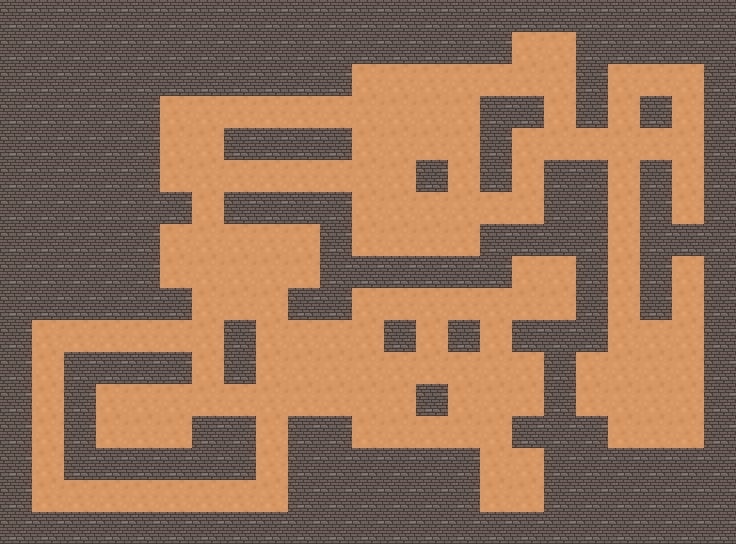

Tiled map render using the project's own tile images. Description and the whole map definition, tile-layer contents included, below:
An orthogonal 23x17 tile map with 32x32 px tiles, 1 tile layer (Прошарок плиток 1).

<map version="1.10" tiledversion="1.10.2" orientation="orthogonal" renderorder="left-up" width="23" height="17" tilewidth="32" tileheight="32" infinite="0" nextlayerid="2" nextobjectid="1">
 <tileset firstgid="1" source="Підлога.tsx" />
 <layer id="1" name="Прошарок плиток 1" width="23" height="17">
  <data encoding="csv">
2,2,2,2,2,2,2,2,2,2,2,2,2,2,2,2,2,2,2,2,2,2,2,
2,2,2,2,2,2,2,2,2,2,2,2,2,2,2,2,1,1,2,2,2,2,2,
2,2,2,2,2,2,2,2,2,2,2,1,1,1,1,1,1,1,2,1,1,1,2,
2,2,2,2,2,1,1,1,1,1,1,1,1,1,1,2,2,1,2,1,2,1,2,
2,2,2,2,2,1,1,2,2,2,2,1,1,1,1,2,1,1,1,1,1,1,2,
2,2,2,2,2,1,1,1,1,1,1,1,1,2,1,2,1,2,2,1,2,1,2,
2,2,2,2,2,2,1,2,2,2,2,1,1,1,1,1,1,2,2,1,2,1,2,
2,2,2,2,2,1,1,1,1,1,2,1,1,1,1,2,2,2,2,1,2,2,2,
2,2,2,2,2,1,1,1,1,1,2,2,2,2,2,2,1,1,2,1,2,1,2,
2,2,2,2,2,2,1,1,1,2,2,1,1,1,1,1,1,1,2,1,2,1,2,
2,1,1,1,1,1,1,2,1,1,1,1,2,1,2,1,2,2,2,1,1,1,2,
2,1,2,2,2,2,1,2,1,1,1,1,1,1,1,1,1,2,1,1,1,1,2,
2,1,2,1,1,1,1,1,1,1,1,1,1,2,1,1,1,2,1,1,1,1,2,
2,1,2,1,1,1,2,2,1,2,2,1,1,1,1,1,2,2,2,1,1,1,2,
2,1,2,2,2,2,2,2,1,2,2,2,2,2,2,1,1,2,2,2,2,2,2,
2,1,1,1,1,1,1,1,1,2,2,2,2,2,2,1,1,2,2,2,2,2,2,
2,2,2,2,2,2,2,2,2,2,2,2,2,2,2,2,2,2,2,2,2,2,2
</data>
 </layer>
</map>
